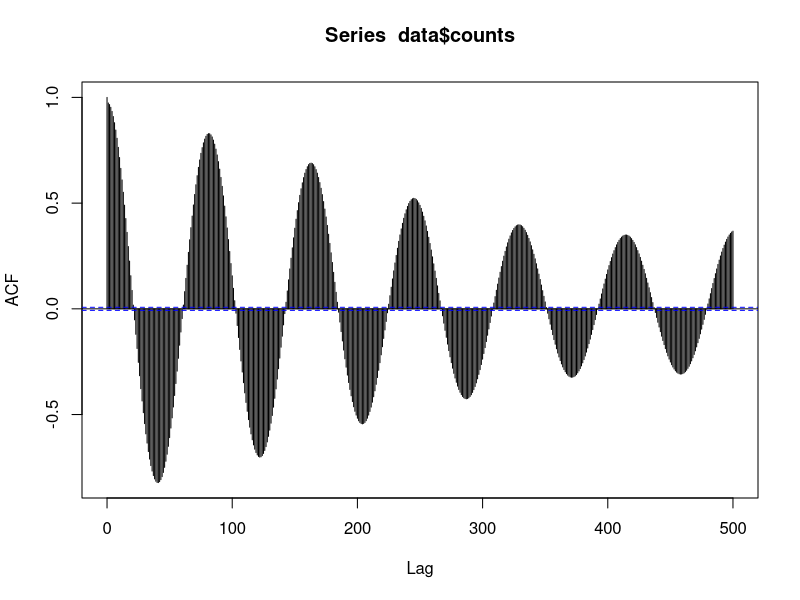
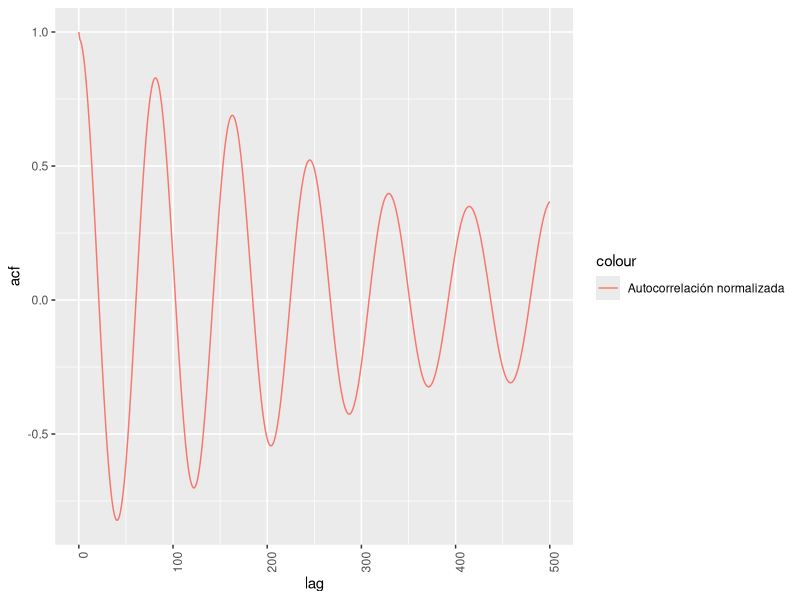
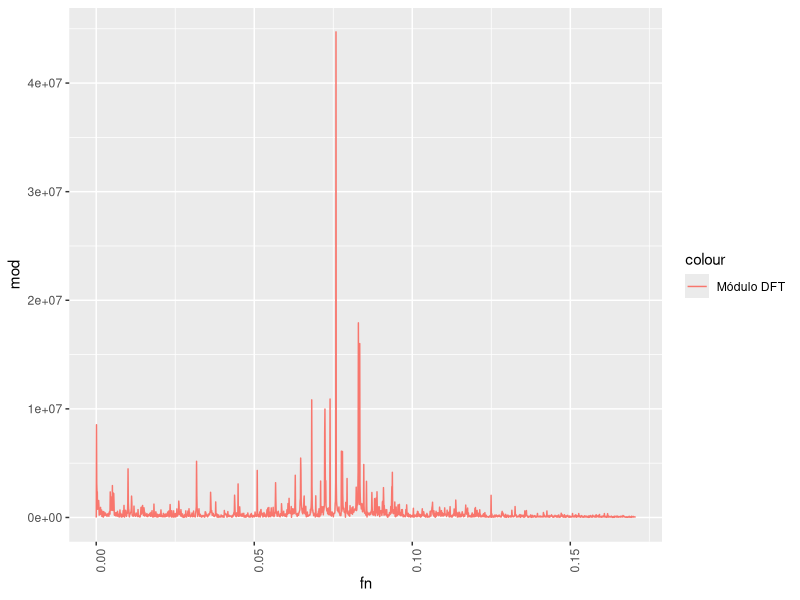

Write the R code that produced these figures, in order.
## ---- chunk 1
knitr::opts_chunk$set(echo = TRUE)

library(ggplot2)

data.medidas <- read.table("HD174936in.dat")
data <- data.frame(time=data.medidas$V1, counts=data.medidas$V2)

data.corr <- acf(data$counts, lag.max = 500)
xcross <- data.frame(lag=data.corr$lag, acf=data.corr$acf)

data.fft <- fft(data$counts-mean(data$counts))
freqn = seq(0,2*pi,length=dim(data)[1])

tf_2k  <- data.frame(fn = freqn[1:2000], mod = abs(data.fft)[1:2000])
## ---- chunk 2
grafico1 <- ggplot()+ geom_line(data=xcross,aes(x=lag,y=acf,color="Autocorrelación normalizada",group=1))
grafico1 <- grafico1 + theme(axis.text.x = element_text(angle = 90, hjust = 1))
grafico1
## ---- chunk 3
grafico2 <- ggplot()+ geom_line(data=tf_2k,aes(x=fn,y=mod,color="Módulo DFT",group=1))
grafico2 <- grafico2 + theme(axis.text.x = element_text(angle = 90, hjust = 1))
grafico2
